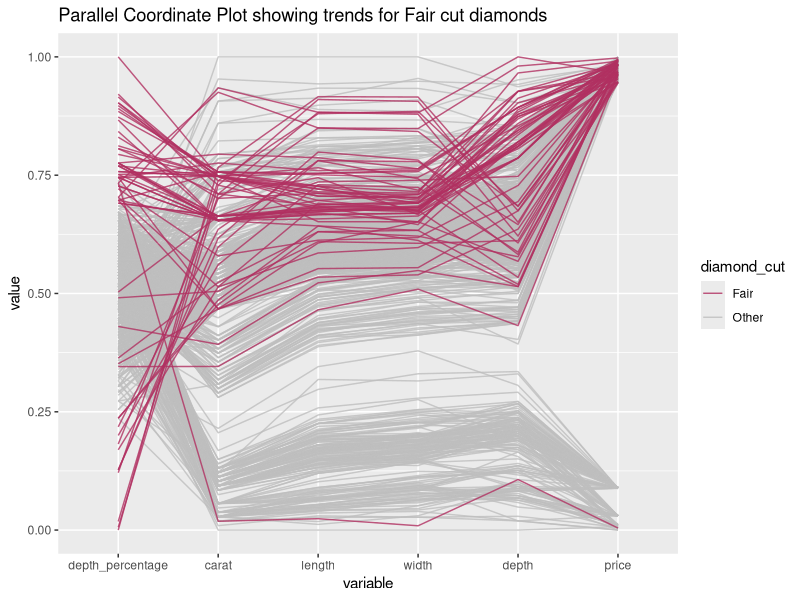
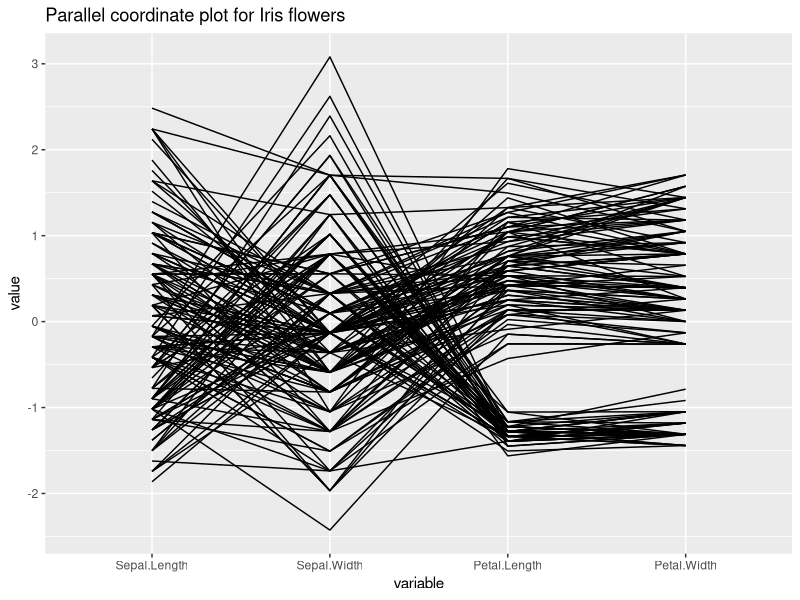
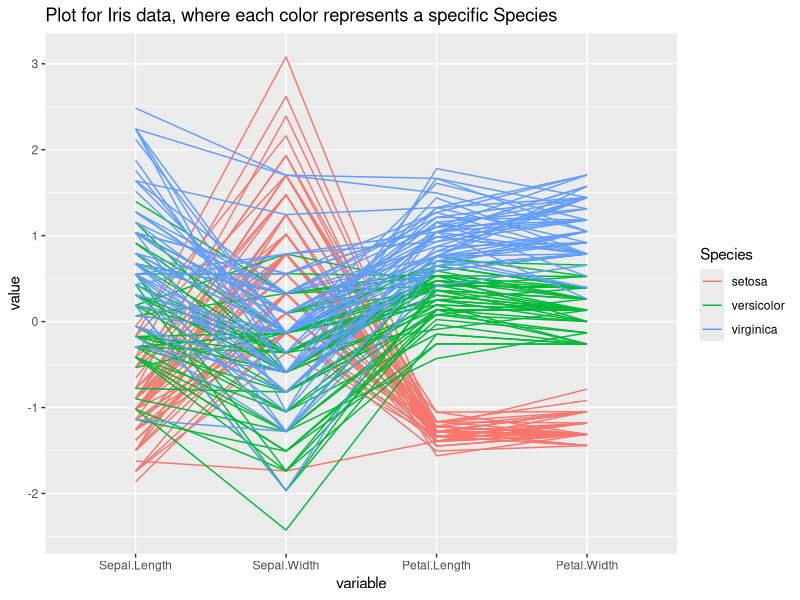
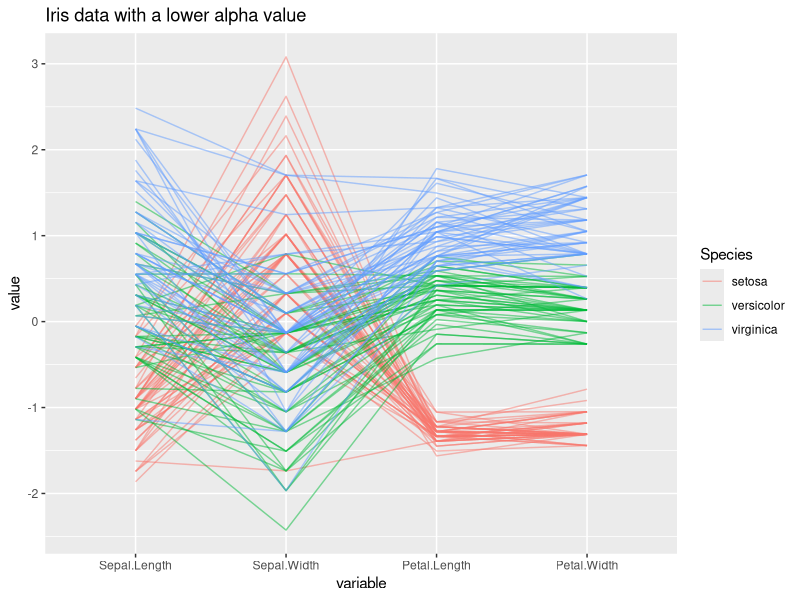
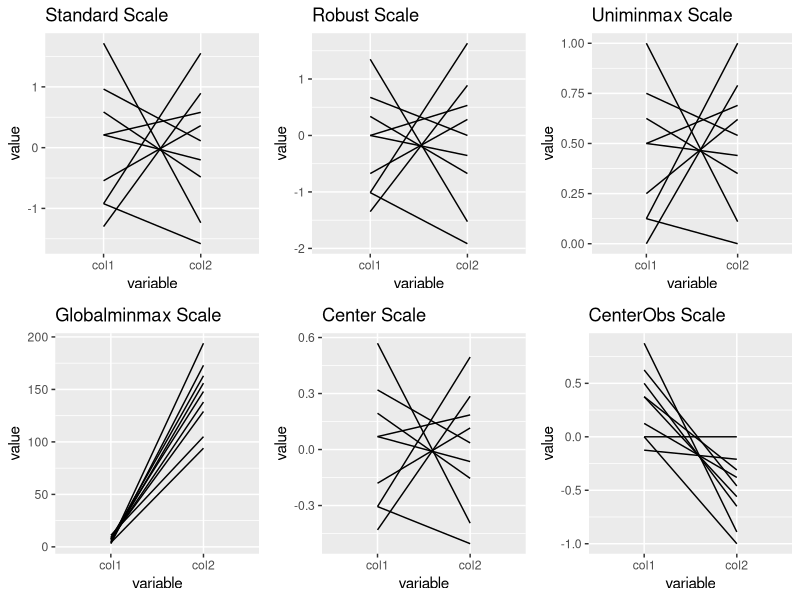
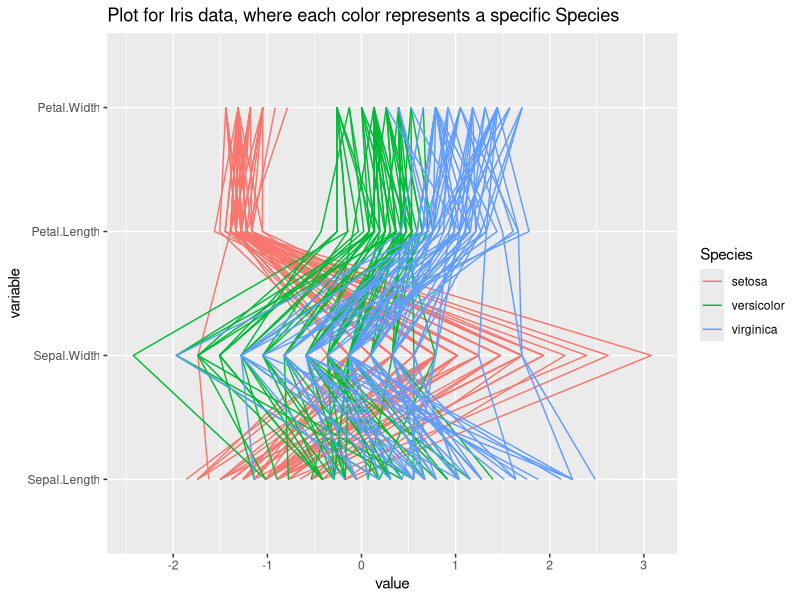
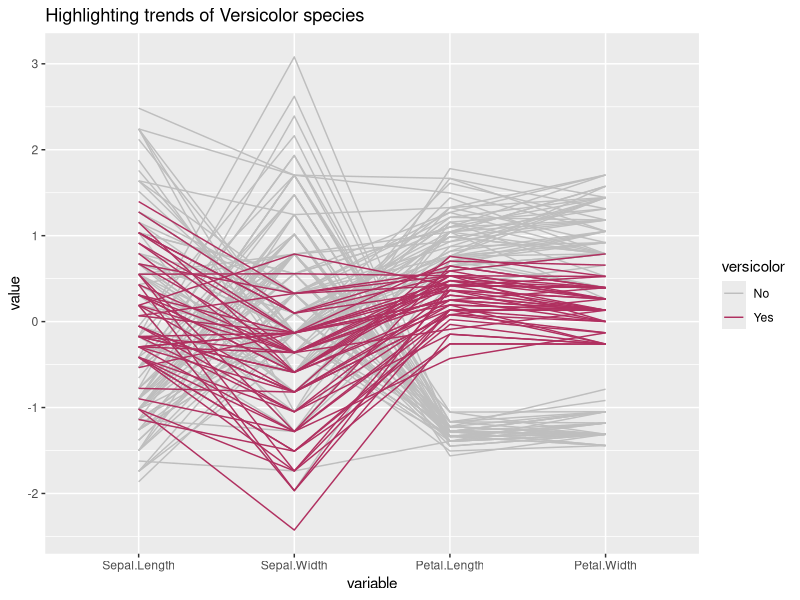
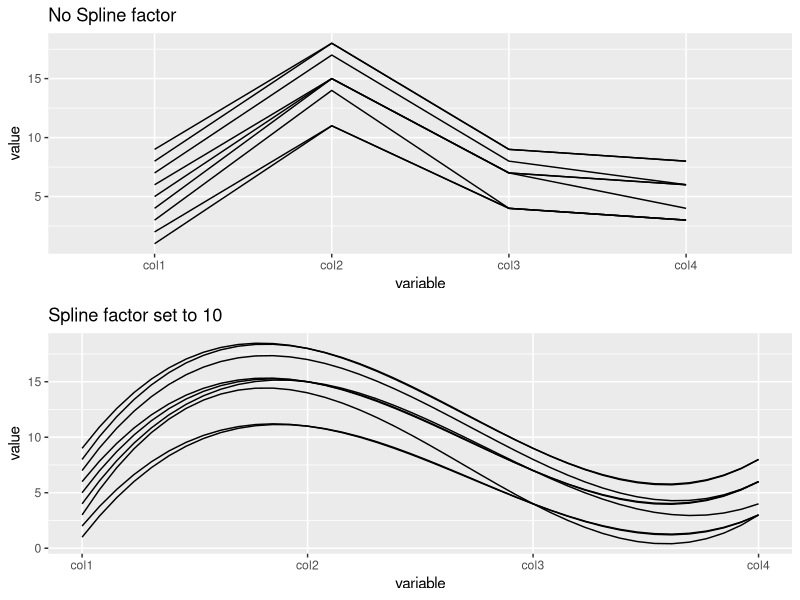

The R source for these figures, in order:
## ---- chunk 1
library(GGally)
library(dplyr)

#subset the data to get the first thousand cases
diamonds_subset <- subset(diamonds[1:1000,])

#rename the variables to understand what they signify
names(diamonds_subset)<-c("carat","cut","color","clarity","depth_percentage","table","price","length","width","depth")

#Create a new column to highlight the fair cut diamonds
ds_fair<-within(diamonds_subset, diamond_cut<-if_else(cut=="Fair", "Fair", "Other"))

#Create the graph
ggparcoord(ds_fair[order(ds_fair$diamond_cut, decreasing=TRUE),], columns=c(1,5,7:10), 
           groupColumn = "diamond_cut", alphaLines = 0.8, order=c(5,1,8,9,10,7),
           title = "Parallel Coordinate Plot showing trends for Fair cut diamonds", scale = "uniminmax") +
  scale_color_manual(values=c("maroon","gray"))
## ---- chunk 2
library(datasets)
library(GGally)

ggparcoord(iris, columns=1:4, title = "Parallel coordinate plot for Iris flowers")
## ---- chunk 3
library(GGally)

#highlight the clusters based on the Species column
graph<-ggparcoord(iris, columns=1:4, groupColumn = 5, title = "Plot for Iris data, where each color represents a specific Species")
graph
## ---- chunk 4
library(ggplot2)
library(GGally)
#set the value of alpha to 0.5
ggparcoord(iris, columns=1:4, groupColumn = 5, alphaLines = 0.5, title = "Iris data with a lower alpha value")
## ---- chunk 5
library(ggplot2)
library(GGally)
library(gridExtra)
#creating a sample dataset
df1<-data.frame(col1=c(11,4,7,4,3,8,5,7,9), col2=c(105,94,138,194,173,129,156,163,148))

#pay attention to the different values on the y-axis
g1<-ggparcoord(df1, columns=1:2, scale = "std", title = "Standard Scale")
g2<-ggparcoord(df1, columns=1:2, scale = "robust", title = "Robust Scale")
g3<-ggparcoord(df1, columns=1:2, scale = "uniminmax", title = "Uniminmax Scale")
g4<-ggparcoord(df1, columns=1:2, scale = "globalminmax", title = "Globalminmax Scale")
g5<-ggparcoord(df1, columns=1:2, scale = "center", scaleSummary = "mean", title = "Center Scale")
g6<-ggparcoord(df1, columns=1:2, scale = "centerObs", centerObsID = 4, title = "CenterObs Scale")

grid.arrange(g1, g2, g3, g4, g5, g6, nrow=2)
## ---- chunk 6
library(ggplot2)
library(GGally)

#using the iris dataset

graph + coord_flip()
## ---- chunk 7
library(ggplot2)
library(GGally)
library(dplyr)

#get a new column that says "Yes" of the Species is versicolor.
ds_versi<-within(iris, versicolor<-if_else(Species=="versicolor", "Yes", "No"))
ggparcoord(ds_versi[order(ds_versi$versicolor),], columns = 1:4, groupColumn = "versicolor", title = "Highlighting trends of Versicolor species") +
  scale_color_manual(values=c("gray","maroon"))
## ---- chunk 8
library(ggplot2)
library(GGally)
library(gridExtra)

#create a  sample dataset
df2<-data.frame(col1=c(1:9), col2=c(11,11,14,15,15,15,17,18,18), col3=c(4,4,4,7,7,7,8,9,9), col4=c(3,3,3,4,6,6,6,8,8))

#plot without spline
g7<-ggparcoord(df2, columns = 1:4, scale = "globalminmax", title = "No Spline factor")

#plot with spline
g8<-ggparcoord(df2, columns = 1:4, scale = "globalminmax", splineFactor=10, title = "Spline factor set to 10")

grid.arrange(g7,g8)
